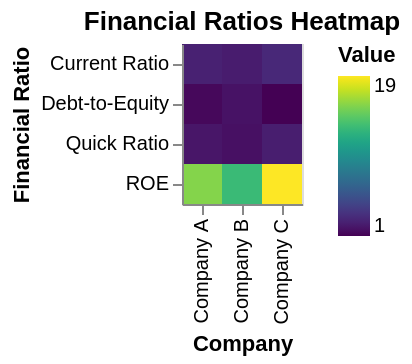

The Vega-Lite source for this figure:
### Vega-Lite specification from a JSON file in a GitHub repository (floating-point values rounded to 4 significant figures)
{"$schema": "https://vega.github.io/schema/vega-lite/v6.json", "description": "Financial ratios comparison", "data": {"values": [{"company": "Company A", "ratio": "Current Ratio", "value": 2.1}, {"company": "Company A", "ratio": "Quick Ratio", "value": 1.5}, {"company": "Company A", "ratio": "Debt-to-Equity", "value": 0.8}, {"company": "Company A", "ratio": "ROE", "value": 15.2}, {"company": "Company B", "ratio": "Current Ratio", "value": 1.8}, {"company": "Company B", "ratio": "Quick Ratio", "value": 1.2}, {"company": "Company B", "ratio": "Debt-to-Equity", "value": 1.3}, {"company": "Company B", "ratio": "ROE", "value": 12.7}, {"company": "Company C", "ratio": "Current Ratio", "value": 2.5}, {"company": "Company C", "ratio": "Quick Ratio", "value": 1.9}, {"company": "Company C", "ratio": "Debt-to-Equity", "value": 0.5}, {"company": "Company C", "ratio": "ROE", "value": 18.5}]}, "mark": "rect", "encoding": {"x": {"field": "company", "type": "nominal", "axis": {"title": "Company"}}, "y": {"field": "ratio", "type": "nominal", "axis": {"title": "Financial Ratio"}}, "color": {"field": "value", "type": "quantitative", "scale": {"scheme": "viridis"}, "legend": {"title": "Value"}}, "tooltip": [{"field": "company", "type": "nominal"}, {"field": "ratio", "type": "nominal"}, {"field": "value", "type": "quantitative", "format": ".1f"}]}, "title": "Financial Ratios Heatmap"}
